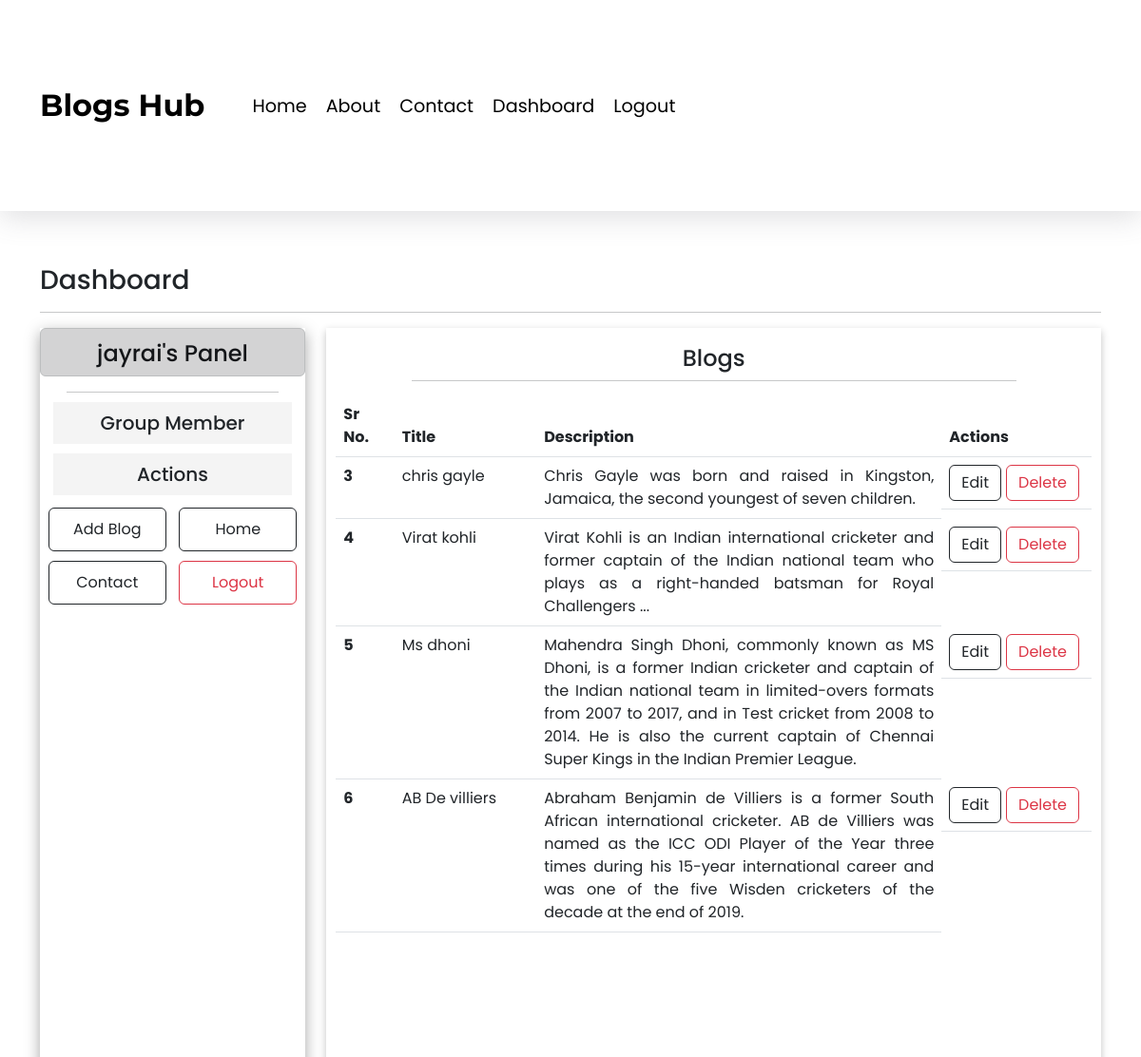
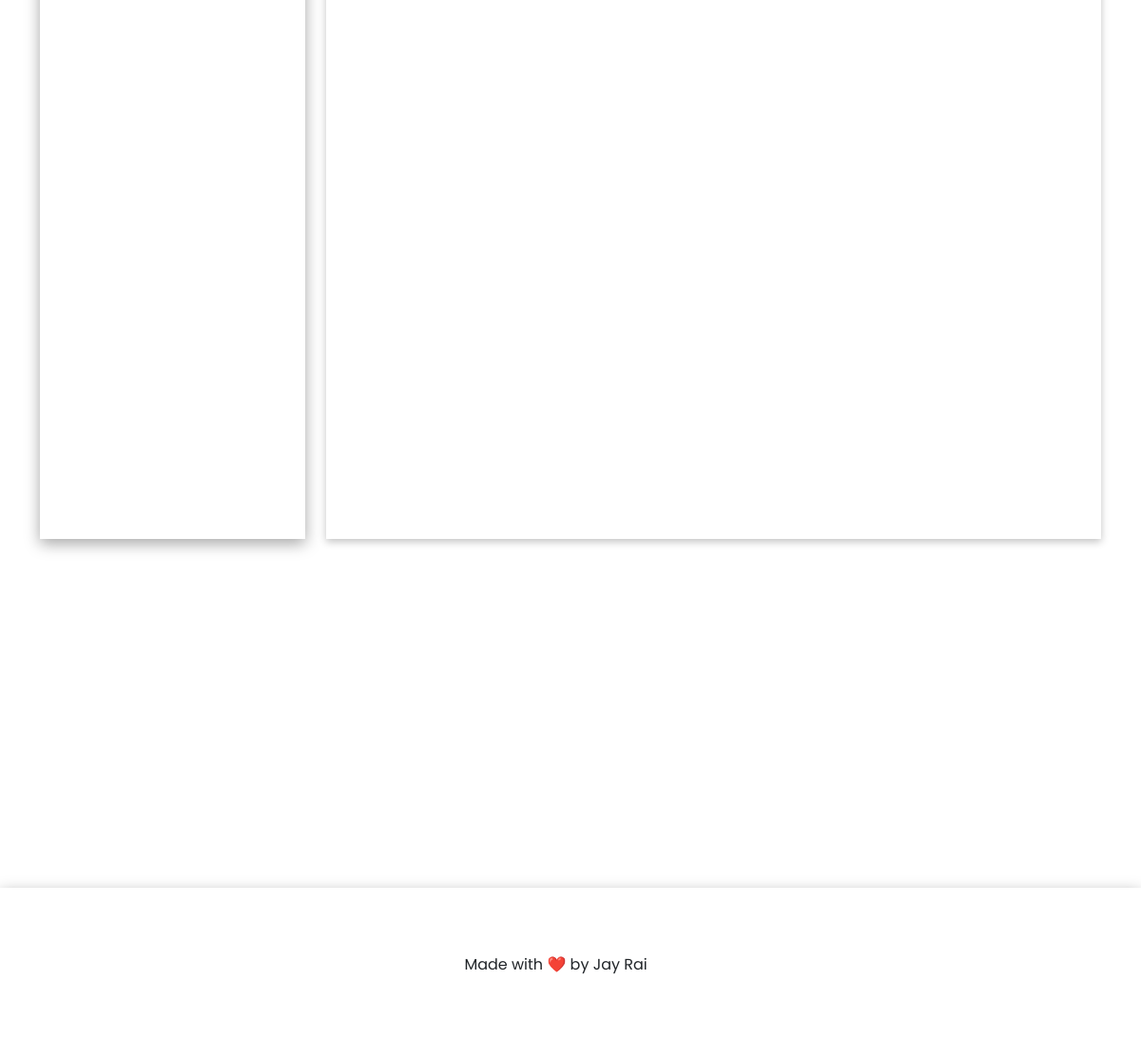
The page /dashboard/ (signed in) on the database its author committed (2 pictures, top to bottom).
### blogs/models.py (models this page shows)
class Post(models.Model):
    title = models.CharField(max_length=100)
    desc=models.TextField()

### blogs/views.py (the view)
# urls.py: path('dashboard/',views.dashboard,name='dashboard'),
def dashboard(request):
    if request.user.is_authenticated:
        posts = Post.objects.all()
    return render(request,'blogs/dashboard.html',{'blogs':posts,'admin_name':request.user})

### blogs/templates/blogs/dashboard.html (shortened to what this page needs)
{% extends 'blogs/base.html' %}
{% load static %}
{% block css %}
{{block.super}}
<link rel="stylesheet" href="{% static 'blogs/css/dashboard.css' %}">
{% endblock css %}
{% block content %}
<div class="header">
    <h3>Dashboard</h3>
    <hr>
</div>
<div class="dash-info">
    <div class="left">
      <div class="head">
        <h4 class="alert alert-dark">{{admin_name}}'s Panel</h4>
        <hr>
      </div>
      <div class="left-info">
        <div class="groups">
          <h5 class="grp-head">Group Member</h5>
        </div>
        <div class="user-actions">
          <h5 class="grp-head">
            Actions
          </h5>
          <div class="row">
            <a href="{% url 'addblog' %}" class="btn btn-outline-dark col-lg-5">Add Blog</a>
            <a href="{% url 'home' %}" class="btn btn-outline-dark col-lg-5">Home</a>
          </div>
          <div class="row">
            <a href="{% url 'contact' %}" class="btn btn-outline-dark col-lg-5">Contact</a>
            <a href="{% url 'logout' %}" class="btn btn-outline-danger col-lg-5">Logout</a>
          </div>
        </div>
      </div>
    </div>
    <div class="right">
      <div class="right-content">
        <div class="title">
          <h4 class="text-center">Blogs</h4>
          <hr>
        </div>
        <div class="content">
          <table class="table">
            <thead>
              <tr>
                <th scope="col" width="8%">Sr No.</th>
                <th scope="col" width="20%">Title</th>
                <th scope="col" width="58%">Description</th>
                <th scope="col" width="20%">Actions</th>
              </tr>
            </thead>
            <tbody>
              {% if blogs %}
              {% for blog in blogs %}
              <tr>
                <th scope="row">{{blog.id}}</th>
                <td>{{blog.title}}</td>
                <td>{{blog.desc}}</td>
                <td class="actions" >
                  <a href="{% url 'editblog' blog.id %}" class="btn btn-outline-dark">Edit</a>
                  {% if perms.blog.delete_post %}
                  <form action="{% url 'deleteblog' blog.id %}" method="post">
                    <input class="btn btn-outline-danger" type="submit" value="Delete">
                  </form>
                  {% endif %}
                </td>
              </tr>
              {% endfor %}
              {% else %}
              <tr>
                <td colspan="4">
                  <p class=" text-center alert alert-danger">No Blogs Saved</p>
                </td>
              </tr>
              {% endif %}
            </tbody>
          </table>
        </div>
      </div>
      </div>
</div>
{% endblock content %}

### blogs/templates/blogs/base.html (shortened to what this page needs)
<!DOCTYPE html>
{% load static %}
<html lang="en">
  <head>
    <link
    href="https://cdn.jsdelivr.net/npm/bootstrap@5.2.3/dist/css/bootstrap.min.css"
    rel="stylesheet"
    />
    {% block css %}
    <link rel="stylesheet" href="{% static 'blogs/css/navbar.css' %}">
    <link rel="stylesheet" href="{% static 'blogs/css/base.css' %}">
    {% endblock css %}
  </head>
  <body>
    <div class="container-flu">
        <div class="navbar">
          <div class="container">
            {% include 'blogs/navbar.html' %}
          </div>
        </div>
        <div class="content">
          <div class="container">
            {% block content %}
            {% endblock content %}
          </div>
        </div>
        <div class="footer">
          <div class="container">
            <p class="footer-line">Made with ❤️ by Jay Rai</p>
          </div>
        </div>
    </div>
  </body>
</html>

### blogs/templates/blogs/navbar.html
{% load static %}
<link rel="stylesheet" href="{% static 'blogs/css/navbar.css' %}">
<div class="nav">
    <div class="nav-logo">
        <a class="nav-brand" href="{% url 'home' %}">Blogs Hub</a>
    </div>
    <div class="nav-items">
        <ul class="navbar-nav">
            <li class="nav-item">
                <a class="nav-link" href="{% url 'home' %}">Home</a></li>
            <li class="nav-item">
                <a class="nav-link" href="{% url 'about' %}">About</a></li>
            <li class="nav-item">
                <a class="nav-link" href="{% url 'contact' %}">Contact</a></li>
            {% if not request.user.is_authenticated %}
                <li class="nav-item">
                    <a class="nav-link" href="{% url 'signup' %}">Sign Up</a></li>
                <li class="nav-item">
                    <a class="nav-link" href="{% url 'login' %}">Login</a></li>
            {% else %}
                <li class="nav-item">
                    <a class="nav-link" href="{% url 'dashboard' %}">Dashboard</a></li>
                <li class="nav-item">
                    <a class="nav-link" href="{% url 'logout' %}">Logout</a></li>
            {% endif %}
        </ul>
    </div>
</div>

### blogs/static/blogs/css/navbar.css (style rules this page uses)
.navbar-nav { display: flex; flex-direction: row; justify-content: center; align-items: center; }
.nav-logo { display: flex; justify-content: center; align-items: center; margin-right: 40px; }
.nav-brand { text-decoration: none; color: black; font-family: 'Montserrat', sans-serif; font-size: 2rem; font-weight: 700; }
.nav-link { margin: 0 10px; color: black; font-size: 1.2rem; padding-top: 11px; }
.footer { display: flex; flex-direction: row; align-items: center; }
.footer-line { margin-left: 40%; }

### blogs/static/blogs/css/base.css (style rules this page uses)
* { font-family: 'Poppins', sans-serif; margin: 0; padding: 0; }
.container-flu { height: 100vh; }
.navbar { height: 10vh; background-color: white; box-shadow: rgba(100, 100, 111, 0.2) 0px 7px 29px 0px; }
.content { height: 82vh; background-color: white; }
.footer { height: 8vh; background-color: white; box-shadow: rgba(0, 0, 0, 0.35) 0px 5px 15px; }

### blogs/static/blogs/css/dashboard.css (style rules this page uses)
.header { padding-top:5%; }
.dash-info { display: flex; }
.left { width: 25%; height: 60vh; margin-right: 2%; box-shadow: rgba(0, 0, 0, 0.35) 0px 5px 15px; }
.left-info { width: 90%; margin: auto; }
.head h4 { text-align: center; padding-top: 12px; padding-bottom: 8px; }
.head hr { width: 80%; margin: auto; }
.grp-head { margin-top: 10px; padding: 10px 0; text-align: center; background-color: #f4f4f4; }
.user-actions a { text-align: center; width: 45%; padding: 10px; margin: 5px auto 5px auto; }
.right { width: 73%; height: 60vh; box-shadow: rgba(0, 0, 0, 0.24) 0px 3px 8px; }
.right-content { margin:4px, 4px; padding:10px; width: 100%; height: 100%; overflow-x: hidden; overflow-y: auto; text-align:justify; }
.title h4 { padding-top: 1%; }
.title hr { width: 80%; margin: auto; padding-bottom: 2%; }
.actions { display: flex; }
.actions .btn { margin-right: 5px; }

### rows shown on the page
Post: id "3", title "chris gayle", desc "Chris Gayle was born and raised in Kingston, Jamaica, the second youngest of seven children."
Post: id "4", title "Virat kohli", desc "Virat Kohli is an Indian international cricketer and former captain of the Indian national team who plays as a right-handed batsman for Royal Challengers ..."
Post: id "5", title "Ms dhoni", desc "Mahendra Singh Dhoni, commonly known as MS Dhoni, is a former Indian cricketer and captain of the Indian national team in limited-overs formats from 2007 to 2017, and in Test cricket from 2008 to 2014. He is also the current captain of Chennai Super Kings in the Indian Premier League."
Post: id "6", title "AB De villiers", desc "Abraham Benjamin de Villiers is a former South African international cricketer. AB de Villiers was named as the ICC ODI Player of the Year three times during his 15-year international career and was one of the five Wisden cricketers of the decade at the end of 2019."

### other values the page prints
{{ admin_name }} "jayrai"
